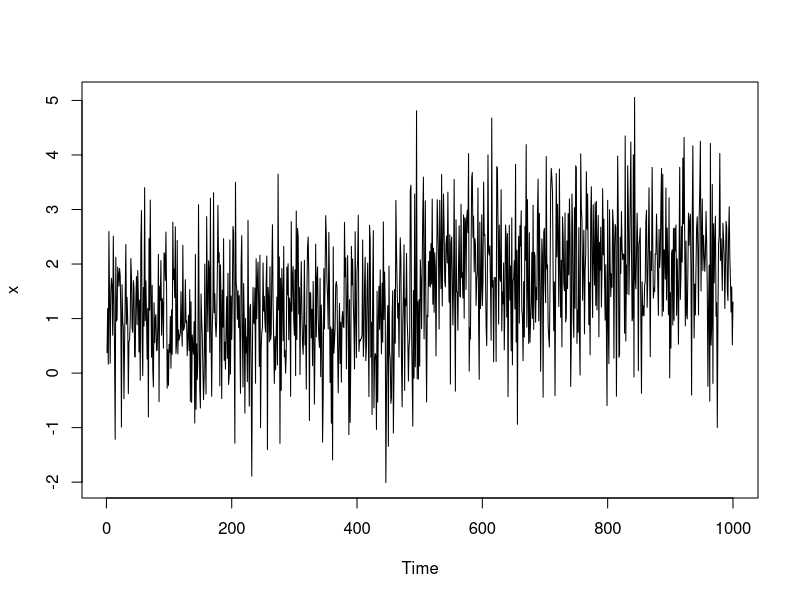
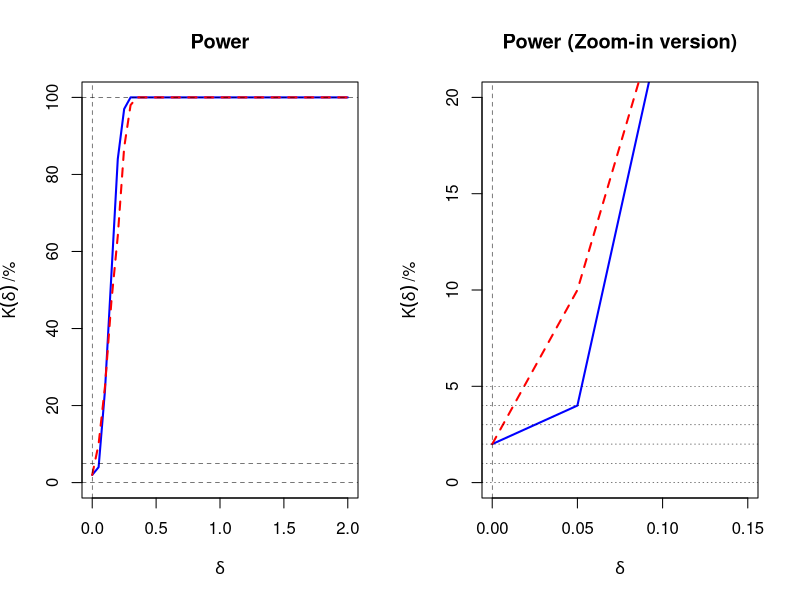

R code for these plots, in order:
###-----------------------------------------------------------
### Change in mean (KS test)
###-----------------------------------------------------------
set.seed(1)
f = function(){
  rep(c(1, 2), c(n/2, n/2))
}
n = 1000
mu = f()
z = c(rnorm(n))
x = z+mu
ts.plot(x)

###-----------------------------------------------------------
### Standard KS test-statistics
###-----------------------------------------------------------
kern = function(x){ #Bartlett kernel
  ifelse(abs(x)<=1,1-abs(x), 0)
}

var_head = function(x, l){ #Kernel Estimation of volatility
  n = length(x)
  l = floor(l)
  sum = 0
  covar = c(acf(x, l+1, type = 'cov', plot=FALSE)$acf)
  k = (-l):l
  out = sum(kern(k/l) * covar[abs(k) +1])
  
  #for (k in -l:l)
  #  sum = sum + kern(k/l) * covar[abs(k) +1] 
  #}
  return(out)
}

KS_std = function(x){ #
  n = length(x)
  x_bar = mean(x)
  sigma_hat = var_head(x, 2*n^(1/3))
  Tn =cumsum(x - x_bar) / sqrt(n)
  TS = max(abs(Tn / sqrt(sigma_hat)))
}

###-----------------------------------------------------------
### SN KS test-statistics
###-----------------------------------------------------------
KS_sn = function(x){
  n = length(x)
  x_bar = mean(x)
  Tn =cumsum(x - x_bar) / sqrt(n)
  V = rep(NA, n-1)
  
  s = cumsum(x)
  rs =  rev(cumsum(rev(x))) #sum backward
  
  for (k in 1:(n-1)){
    t = 1:k
    rt = (k+1):n
    V[k] = sum((s[t] - (t/k) * s[k]) ^2) + sum((rs[rt] - (n-rt+1) / (n-k) * rs[k+1])^2)
    #V[k] = (sum((s[t] - (t/k)*s[k])^2) + sum((rs[rt] - (n-rt+1)/(n-k) * rs[k+1])^2))
  }
  V = V/n^2
  TS = max(abs(Tn[-n]^2 / V))
}

###-----------------------------------------------------------
### Simulation Experiments
###-----------------------------------------------------------

if(1){
  n = 1000
  n_sim = 100
  delta = seq(from = 0, to = 2, by = .05)
  out = array(NA, dim = c(n_sim, length(delta), 2),
              dimnames = list(paste0('iSim=', 1:n_sim), paste0("delta=", delta), c("std", 'sn')))
  for(i_sim in 1:n_sim){
    for(i_delta in 1:length(delta)){
    set.seed(i_sim)
      d = delta[i_delta]
      x = rnorm(n) + rep(c(0, d), c(n/2, n/2))
      out[i_sim, i_delta, 1] = KS_std(x)
      out[i_sim, i_delta, 2] = KS_sn(x)
    }
    if(i_sim%%10 ==0) cat(i_sim, " >> ")
  }
}
###-----------------------------------------------------------
### Power
###-----------------------------------------------------------
out0 = out*0
out0[,,1] = out[,,1] > 1.358
out0[,,2] = out[,,2] > 40.1
power = apply(out0, c(2,3), mean)

###-----------------------------------------------------------
### Results
###-----------------------------------------------------------
par(mfrow = c(1, 2))
col = c('blue', 'red')
#Plot 1
matplot(delta, 100*power, type = 'l', col = col, lwd = 2, main = "Power", ylim = c(0, 100),
        ylab = expression(K(delta)~"/%"), xlab = expression(delta))
abline(h  = c(0.05, 0, 1)*100, lwd = 0.5, lty = 2)
abline(v = 0, lwd = 0.5, lty = 2)
#Plot 2
matplot(delta, 100*power, type = 'l', col = col, lwd = 2, main = "Power (Zoom-in version)",
        ylim = c(0, 0.2) *100, ylab = expression(K(delta)~"/%"), xlab = expression(delta),
        xlim = c(0, 0.15))
abline(h = c(0:5), lwd = 0.5, lty = 3)
abline(v = 0, lwd = 0.5, lty = 2)



